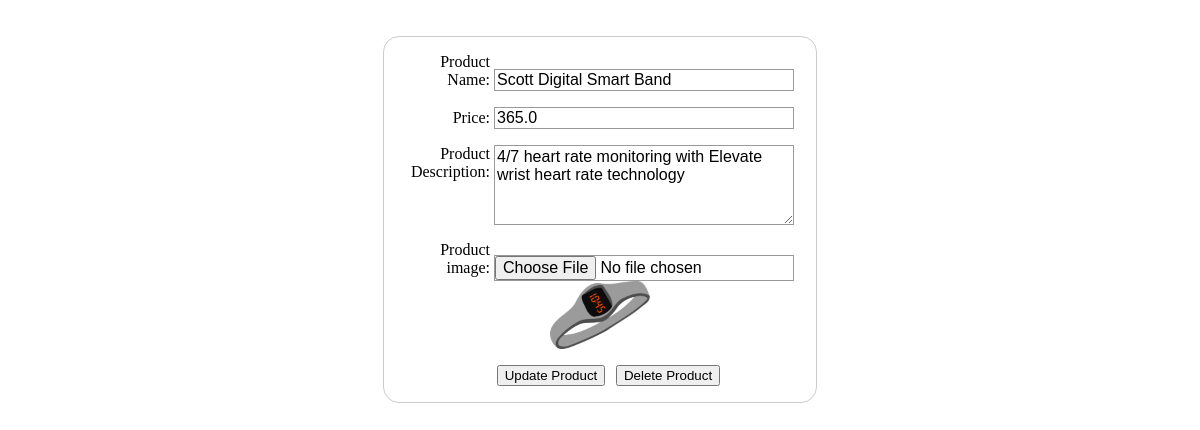
The page /edit/Scott Digital Smart Band on the database its author committed.
### tables this page shows
CREATE TABLE Products (Name TEXT PRIMARY KEY, Description TEXT, Price REAL, Image TEXT );

### server.py (the view)
@app.route("/edit/<product>", methods=["GET"])
def edit_product(product):
    try:
        con = open_DB('catalogue.db')
        cur = con.cursor()
        cur.execute("SELECT * FROM products where name=?",(product,))
        row = cur.fetchone()
        con.close()
    except Exception as e:
        print(str(e))
    return render_template("product_edit.html", data=row)

### server.py (called while the page is built)
def open_DB(db):
    connection = sqlite3.connect(db)
    connection.row_factory = sqlite3.Row # return a library instead of a tuple
    return connection

### templates/product_edit.html (shortened to what this page needs)
﻿<!DOCTYPE html>
<html lang="en">
<head>
</head>
<body>
    <form action="{{ url_for('edit_product',product=data['name'])}}" method="post" enctype = "multipart/form-data">
        <div>
            <label for="name">Product Name:</label>
            <input type="text" id="name" name="name" required="required" value="{{ data['name']}}">
        </div>
        <div>
            <label for="price">Price:</label>
            <input type="number" step="0.10" id="price" name="price" value="{{data['price']}}">
        </div>
        <div>
            <label for="description">Product Description:</label>
            <textarea id="description" name="description">{{ data['description']}}</textarea>
        </div>
        <div>
            <label for="image">Product image:</label>
            <input type="file" id="image" name="image">
            <image src="/static/images/{{ data['image'] }}" style="width:100px;display:block;margin:auto auto" />
        </div>
        <div class="button">
            <button type="submit" name="submit" value="update">Update Product</button>
            <button type="submit" name="submit" value="delete">Delete Product</button>
        </div>
    </form>
</body>
</html>

### templates/product_edit.html (style rules this page uses)
form { margin: 10px auto; width: 400px; padding: 1em; border: 1px solid #CCC; border-radius: 1em; }
form div + div { margin-top: 1em; }
label { display: inline-block; width: 90px; text-align: right; }
input, textarea { font: 1em sans-serif; width: 300px; box-sizing: border-box; border: 1px solid #999; }
textarea { vertical-align: top; height: 5em; }
.button { padding-left: 90px; }
button { margin-left: .5em; }

### rows shown on the page
Products: name "Scott Digital Smart Band", price "365.0", description "4/7 heart rate monitoring with Elevate wrist heart rate technology", image (picture)
